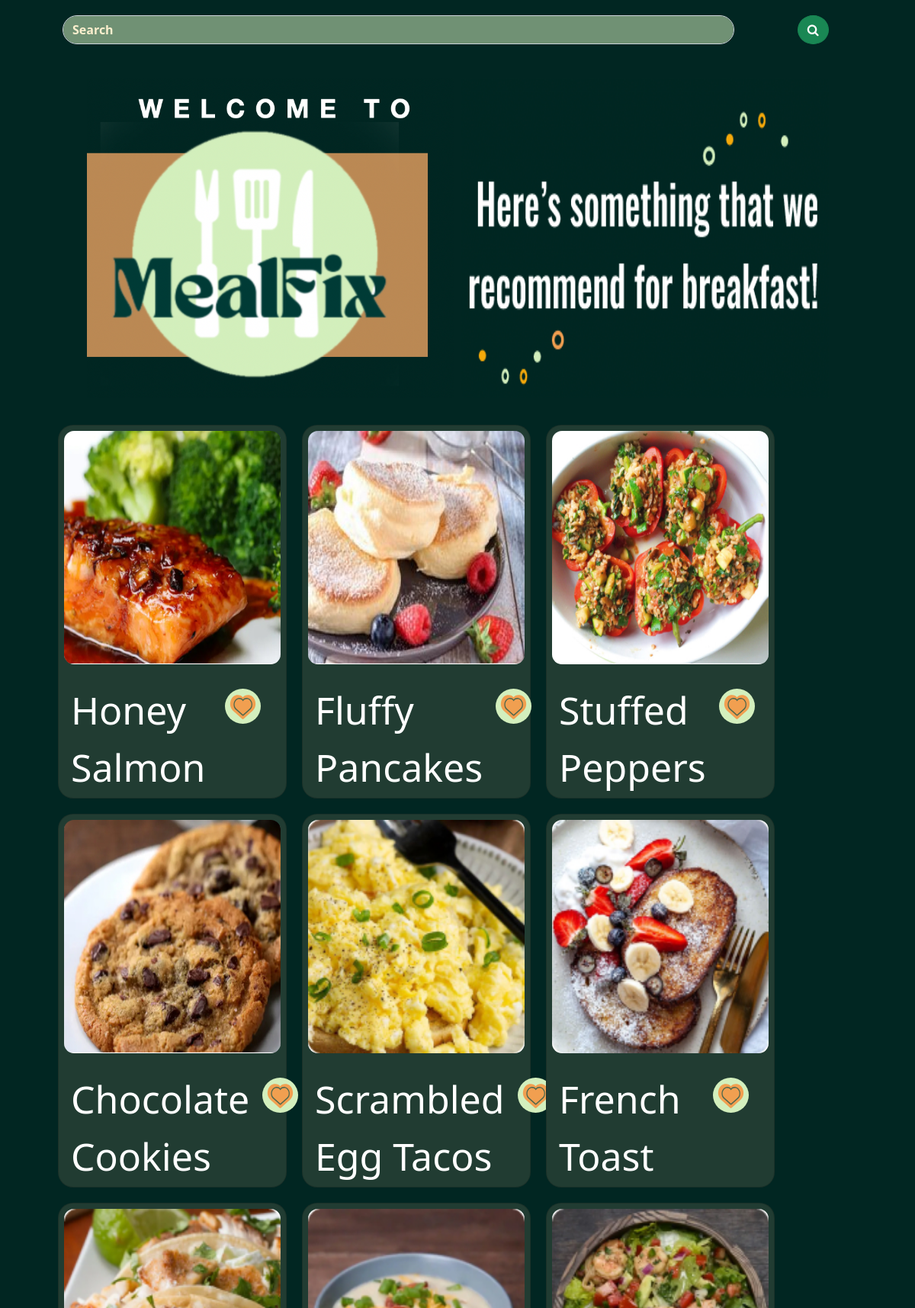
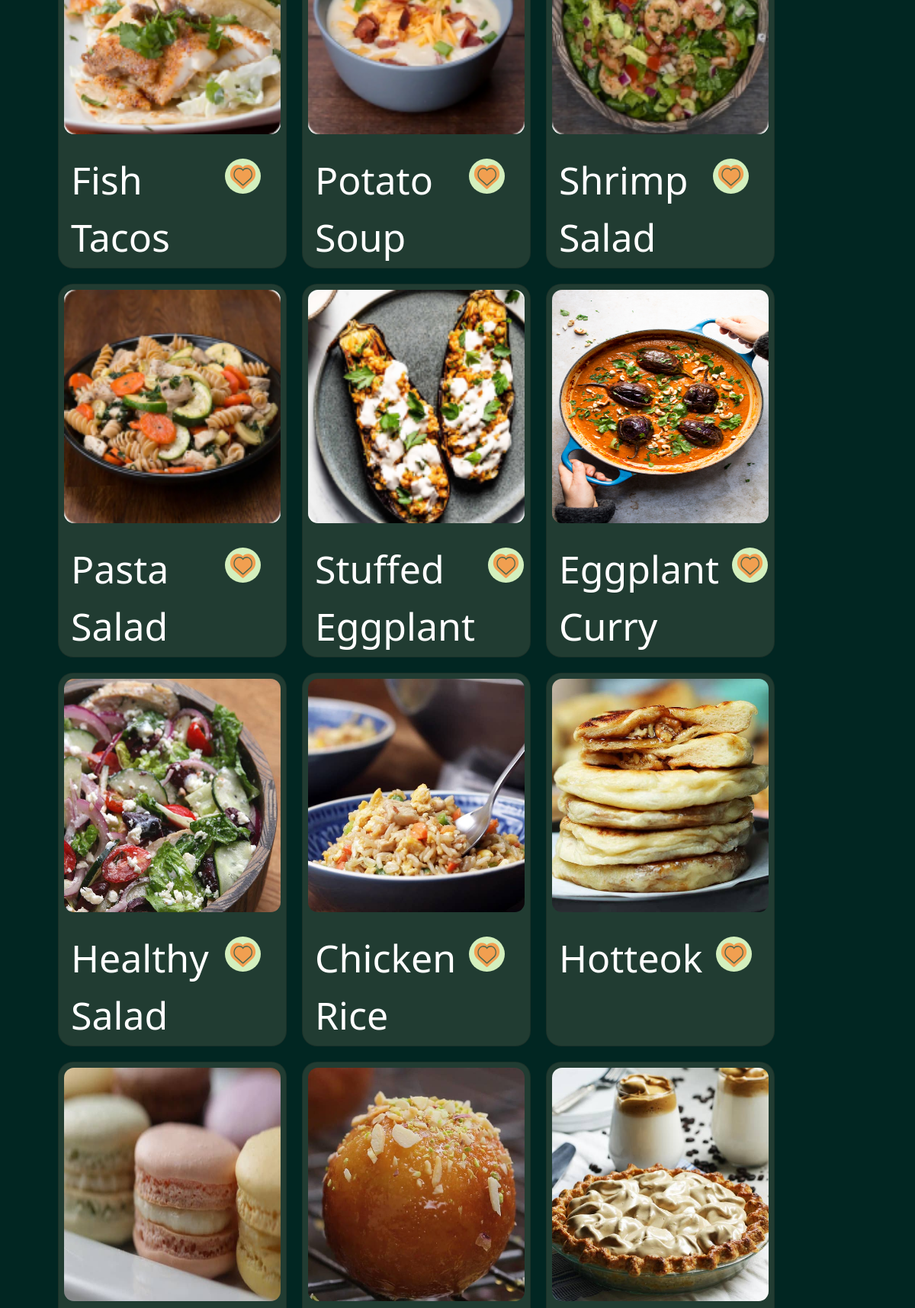
/mealFix/home (upper part), run on the app's committed database (2 pictures, top to bottom).
### mealFix/models.py (models this page shows)
class Recept(models.Model):
    title = models.CharField(max_length=50)
    time = models.IntegerField()
    tod = models.IntegerField(null=True, blank=True)
    bigsix = models.IntegerField(null=True, blank=True)
    cuisine = models.IntegerField(null=True, blank=True)
    dish_style = models.IntegerField(null=True, blank=True)
    ingredients = models.TextField(blank=True, null=True)
    calories = models.TextField(null=True, blank=True)
    fat = models.TextField(null=True, blank=True)
    carbs = models.TextField(null=True, blank=True)
    fiber = models.TextField(null=True, blank=True)
    sugar = models.TextField(null=True, blank=True)
    protein = models.TextField(null=True, blank=True)
    servings = models.IntegerField(null=True, blank=True)
    step1 = models.TextField(null=True, blank=True)
    step2 = models.TextField(null=True, blank=True)
    step3 = models.TextField(null=True, blank=True)
    step4 = models.TextField(null=True, blank=True)
    step5 = models.TextField(null=True, blank=True)
    step6 = models.TextField(null=True, blank=True)
    step7 = models.TextField(null=True, blank=True)
    step8 = models.TextField(null=True, blank=True)
    step9 = models.TextField(null=True, blank=True)
    step10 = models.TextField(null=True, blank=True)
    myrecipes = models.IntegerField(null=True, blank=True)
    image = models.ImageField(upload_to="cover_image", null=True, blank=True)
    author = models.ForeignKey(User, on_delete=models.CASCADE, null=True, blank=True)

### mealFix/views.py (the view)
# urls.py: path("home", views.recepti, name="home"),
def recepti(request):
    queryset = Recept.objects.all()
    context ={"recepti": queryset, "form": ReceptForm}
    return render(request, "home.html", context=context)

### templates/home.html (shortened to what this page needs)
<!DOCTYPE html>
<html lang="en">
<head>
    {% load static %}
    <link rel="stylesheet" type="text/css" href="{% static '/css/bootstrap.css' %}" >
<link href="https://maxcdn.bootstrapcdn.com/font-awesome/4.6.3/css/font-awesome.min.css" rel="stylesheet"/>
</head>
<body>
<div class="container col-11">
<div id="boxes" class="row-cols-lg-2 mx-auto float-container" style="align-items: center; align-content: center; text-align: center; display: flex">
  <div id="middlebox" class="col-lg-10 float-child1">
      <a href="/mealFix/search">
        <input href="/mealFix/profile" type="text" value="Search" class="form-control rounded-5" placeholder="Search" style="background-color: #709174; text-align: left; color: #FCEFCE; font-weight: bolder">
      </a>
  </div>
  <div id="rightbox" class="col-sm float-child2">
        <button class="btn btn-success rounded-circle" type="submit">
            <i class="fa fa-search"></i>
        </button>
  </div>
</div>
</div>
<div class="container col-12">
<div class="float-container row col-11 mx-auto" style="display: flex">
    <img class="float-start" src="{% static "/img/logo1.png" %}" style="width: 50%; padding: 5px">
    <img class="float-end" src="{% static "/img/text.png" %}" style="width: 50%; padding: 5px">
</div>
</div>
<div class="container col-12">
<div class="container align-content-center">
<div class="row mx-auto" style="align-items: center; align-content: center; text-align: center">
<div class="container col-12" style="display: flex; flex-direction: row; flex-wrap: wrap;">
    {% for recept in recepti %}
        <a style="color: white" href="/mealFix/recept/{{ recept.id }}">
        <div class="card recept-bt" style="width:300px; margin: 10px; height: 490px; background-color: #213C32;border-radius: 20px">
  <img src="{{ MEDIA_URL }}{{ recept.image.url }}" class="card-img-top" style="border-radius: 20px">
  <div class="card-body" style="display: flex; color: white">
      <div  class=" float-start">
         <p class="card-title" style="font-size: 50px; text-align: left">{{ recept.title }}</p>
      </div>
      <div class="float-end mx-auto" >
        <a href="#" class="btn btn-lg" style="font-size: 20px;"><img src="{% static "/img/like.svg" %}"></a>
      </div>
  </div>
</div>
        </a>
    {% endfor %}
   </div>
</div>
</div>
</div>
<br>
<br>
<br>
<br>
<br>
<br>
<br>
<br>
<br>
<br>
<br>
<br>
</body>
</html>

### templates/home.html (style rules this page uses)
body { background: #012622; box-shadow: 0px 4px 4px rgba(0, 0, 0, 0.25); }
a { text-decoration: none; }
.float-container { padding: 20px; }
.card-img-top { padding: 7px; display: block; margin-right: auto; margin-left: auto; width: 298px; height: 320px; background-size: cover; }
#middlebox { float: left; width:85%; }
#rightbox { float:right; width:20%; }

### data on the page
Recept: image (picture), title "Honey Salmon"
Recept: image (picture), title "Fluffy Pancakes"
Recept: image (picture), title "Stuffed Peppers"
Recept: image (picture), title "Chocolate Cookies"
Recept: image (picture), title "Scrambled Egg Tacos"
Recept: image (picture), title "French Toast"
Recept: image (picture), title "Fish Tacos"
Recept: image (picture), title "Potato Soup"
Recept: image (picture), title "Shrimp Salad"
Recept: image (picture), title "Pasta Salad"
Recept: image (picture), title "Stuffed Eggplant"
Recept: image (picture), title "Eggplant Curry"
Recept: image (picture), title "Healthy Salad"
Recept: image (picture), title "Chicken Rice"
Recept: image (picture), title "Hotteok"
Recept: image (picture)
Recept: image (picture)
Recept: image (picture)
